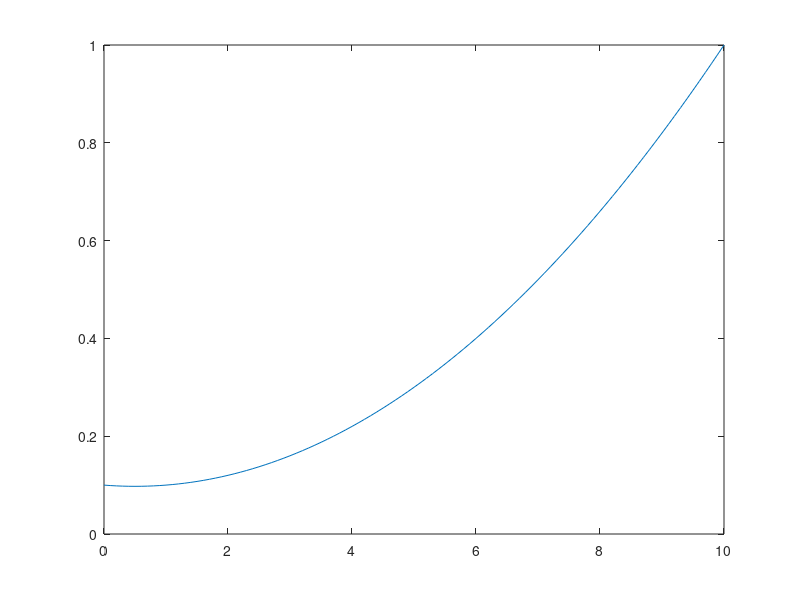

Reproduce this figure in MATLAB.
x=[0.0:0.1:10.0]; 
L=max(x);

p0=0.10;
beta=0.20;
a=(4*beta-(1-p0))/L; b=2*(1-p0-2*beta)/L/L;

pos=find(x>=0); L=max(x);
for i = pos, y(i)=p0+a*x(i)+b*x(i)*x(i); end;

plot(x,y);
